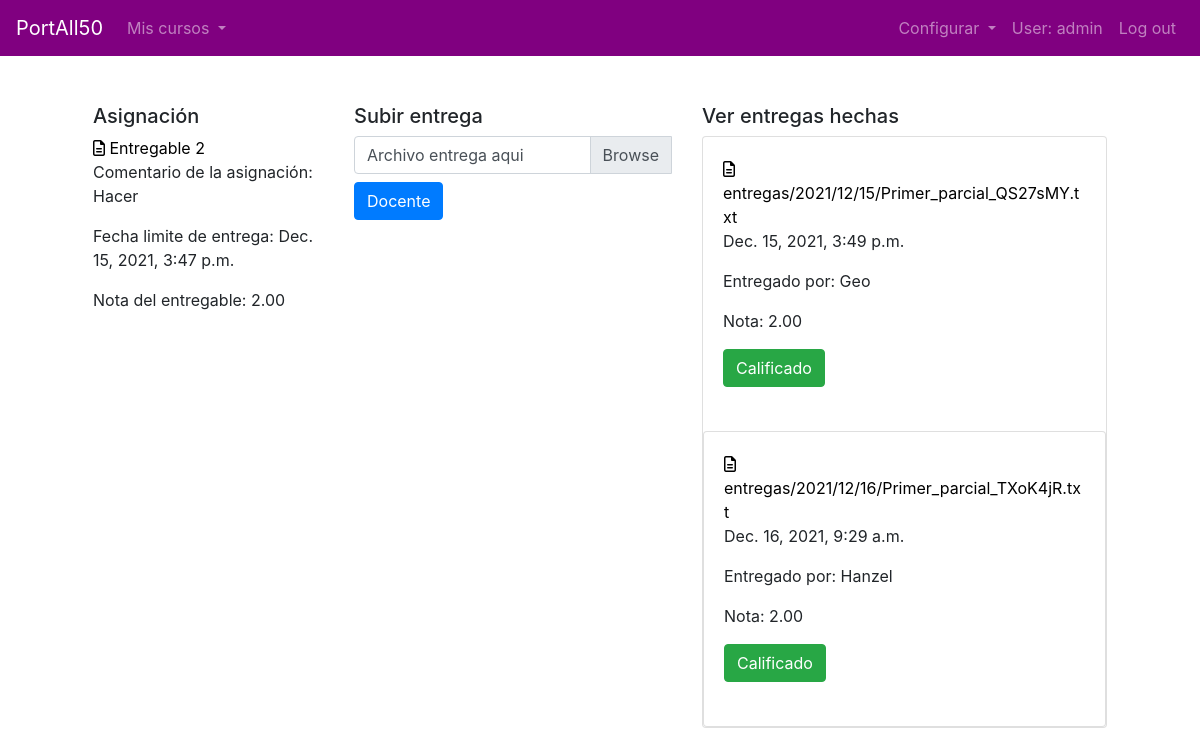
Screenshot of /entregable/18 (signed in) with the database file from the repository.
### PortAll50/models.py (models this page shows, shortened)
class Entregable(models.Model):
    nombre_entregable = models.CharField(max_length=30)
    archivo = models.FileField(upload_to='entregables/', blank=True) #ver video axel
    comentario = models.CharField(max_length=100)
    tiempo_disp_hasta = models.DateTimeField(null=True)
    ESTADO_ENTREGA = [("1", "Mostrar"), ("2", "Recibida")]
    estado_entrega = models.CharField(choices=ESTADO_ENTREGA, max_length=1, default="1")
    seccion = models.ForeignKey(Seccion, on_delete=CASCADE, related_name="seccion_entregable")
    nota = models.DecimalField(decimal_places=2, max_digits=5, null=True)
    class Meta:
        verbose_name_plural = "Entregable"

class Entrega(models.Model):
    archivo_entrega = models.FileField(upload_to="entregas/%Y/%m/%d", blank=True) #ver video axel
    tiempo_entregado = models.DateTimeField(auto_now_add=True)
    nota = models.DecimalField(decimal_places=2, max_digits=5, null=True)
    entregable = models.ForeignKey(Entregable, on_delete=CASCADE, related_name="entregas")
    cuenta = models.ForeignKey(User, on_delete=CASCADE, related_name="entregas")
    ESTADO_ENTREGA = [("0", "Sin calificar"), ("1", "Calificado")]
    estado_entrega = models.CharField(choices=ESTADO_ENTREGA, max_length=1, default="0")
    class Meta:
        verbose_name_plural = "Entrega"

### PortAll50/views.py (the view)
# urls.py: path("entregable/<int:id_entregable>", views.entregable, name="entregable"),
def entregable(request, id_entregable):
    entregable = Entregable.objects.get(id=id_entregable)
    entregas = Entrega.objects.filter(entregable=entregable)
    estudiante = User.objects.get(username=request.user)
    try:
        entregas_usuario = Entrega.objects.filter(entregable=entregable)
    except:
        entregas_usuario = "8"
    for entrega in entregas_usuario:
        if entrega.cuenta == estudiante:
            envio = entrega
    try:
        print(envio)
    except:
        envio = entregas_usuario
    context = {
        "entregable": entregable,
        "entregas": entregas,
        "entregas_usuario": entregas_usuario,
        "estudiante": estudiante,
        "envio": envio
    }
    return render(request, "PortAll50/entregable.html", context)

### PortAll50/templates/portall50/entregable.html (shortened to what this page needs)
{% extends 'base.html' %}
{% load bootstrap4 %}
{% load static %}
{% block main %}
    <div class="container">
        <div class="row">
            <div class="col-lg-3">
                <h5>Asignación</h5>
                <a href="{{entregable.archivo.url}}"><i class="far fa-file-alt"></i> {{entregable.nombre_entregable}}</a>
                <p>Comentario de la asignación: {{entregable.comentario}}</p>
                <p>Fecha limite de entrega: {{entregable.tiempo_disp_hasta}}</p>
                <p>Nota del entregable: {{entregable.nota}}</p>
            </div>
            <div class="col-lg-4">
                <h5>Subir entrega</h5>
                <form method="POST" action="{% url 'agregarEntrega' %}" enctype="multipart/form-data">
                    <div class="input-group">
                        <div class="custom-file">
                            <label class="custom-file-label" for="inputGroupFile04">Archivo entrega aqui</label>
                        </div>
                    </div>
                    {% if user.info_cuenta.tipo == "2" %}
                        <button type="button" class="btn btn-primary mt-2">Docente</button>
                    {% endif %}
                </form>
            </div>
            <div class="col-lg-5">
                {% if user.info_cuenta.tipo == "2" %}
                    <h5>Ver entregas hechas</h5>
                    {% for entre in entregas %}
                        <div class="card">
                            <div class="card-body">
                                <a target="_blank" href="{{entre.archivo_entrega.url}}"><i class="far fa-file-alt"></i> {{entre.archivo_entrega}}</a>
                                <p>{{entre.tiempo_entregado}}</p>
                                <p>Entregado por: {{entre.cuenta.username}}</p>
                                {% if entre.nota %}
                                    <p>Nota: {{entre.nota}}</p>
                                {% endif %}
                                <div>
                                    {% if entre.estado_entrega == "0" %}
                                        <button type="button" class="btn btn-primary" data-toggle="modal" data-target="#calificarEntrega{{entre.id}}">Calificar entrega</button>
                                    {% else %}
                                        <button type="button" class="btn btn-success">Calificado</button>
                                    {% endif %}
                                </div>
                            </div>
                        </div>
                        <br>
                    {% endfor %}
                {% endif %}
            </div>
        </div>
    </div>
{% endblock %}

### templates/base.html (shortened to what this page needs)
{% load bootstrap4 %}
{% load static %}
<!DOCTYPE html>
<html lang="sp">
<head>
    {% bootstrap_css %}
    <link href='https://unpkg.com/boxicons@2.0.9/css/boxicons.min.css' rel='stylesheet'>
    <link rel="stylesheet" href="{% static 'css/base.css' %}">
</head>
<body>
    {% if user.is_authenticated %}
    <nav class="navbar navbar-expand-lg navbar-dark bg-dark">
        <a class="navbar-brand" href="/portall">PortAll50</a>
        <div class="collapse navbar-collapse" id="navbarSupportedContent">
            <ul class="navbar-nav">
                <li class="nav-item dropdown">
                    <a class="nav-link dropdown-toggle" href="#" id="navbarDropdown" role="button" data-toggle="dropdown" aria-expanded="false">
                      Mis cursos
                    </a>
                </li>
            </ul>
            <ul class="navbar-nav ml-auto">
                <li class="nav-item dropdown">
                    {% if user.info_cuenta.tipo == "2" %}
                        <a class="nav-link dropdown-toggle" href="#" id="navbarDropdown" role="button" data-toggle="dropdown" aria-expanded="false">
                            Configurar
                        </a>
                    {% endif %}
                </li>
                <li class="nav-item"><a class="nav-link" href="" data-toggle="modal" data-target="#profileModal"> User: {{ user.username }} </a></li>
                <li class="nav-item"><a class="nav-link" href="{% url 'logout' %}">Log out</a></li>
            </ul>
        </div>
    </nav>
    {% endif %}
    <main class="container p-5">
        {% block main %}{% endblock %}
    </main>
</body>
</html>

### PortAll50/static/css/base.css (style rules this page uses)
.navbar { background-color: purple !important; }
a { color: black; text-decoration: none; }

### rows the page displays
Entregable: nombre_entregable "Entregable 2", comentario "Hacer", tiempo_disp_hasta "Dec. 15, 2021, 3:47 p.m.", nota "2.00"
Entrega: archivo_entrega "entregas/2021/12/15/Primer_parcial_QS27sMY.txt", tiempo_entregado "Dec. 15, 2021, 3:49 p.m.", cuenta.username "Geo", nota "2.00", estado_entrega "Calificado"
Entrega: archivo_entrega "entregas/2021/12/16/Primer_parcial_TXoK4jR.txt", tiempo_entregado "Dec. 16, 2021, 9:29 a.m.", cuenta.username "Hanzel", nota "2.00", estado_entrega "Calificado"

### other values shown
{{ user.username }} "admin"
